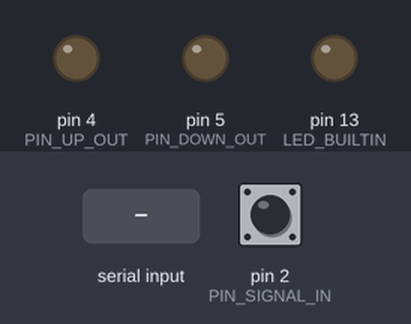
This sketch was run on a simulated Arduino Uno, built with avr-gcc and run on an emulated ATmega328P. On the bench: output pins drawn as LEDs (lit = HIGH). The test bench sets the inputs (shaded band); at power-on: pin 2 (PIN_SIGNAL_IN) LOW. What the sketch prints to the serial monitor is not drawn.

Above: at 1.2 s.
1.3 s: byte 39 (MSG_DOWN_REQUEST) received over Serial
At 2.4 s:
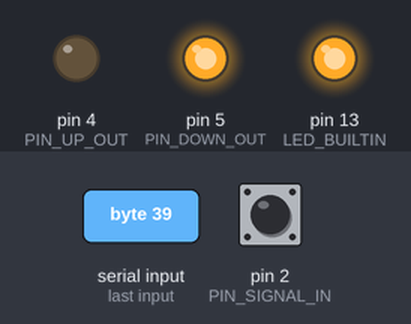
2.8 s: pin 2 (PIN_SIGNAL_IN) driven HIGH
4.5 s: byte 33 (MSG_STATUS_REQUEST) received over Serial
6.0 s: pin 2 (PIN_SIGNAL_IN) driven LOW
7.5 s: pin 2 (PIN_SIGNAL_IN) pulsed HIGH 2 times (0.12 s each, 0.3 s apart)
9.6 s: pin 2 (PIN_SIGNAL_IN) pulsed HIGH 5 times (0.12 s each, 0.3 s apart)
Timing chart, 0 to 12.6 s (numbered marks = the images above; inputs shaded):
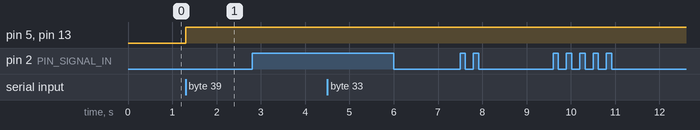

Measured:
- after the input at 1.3 s, pin 5 (PIN_DOWN_OUT), pin 13 (LED_BUILTIN): LOW → HIGH at once
- after the input at 2.8 s, every drawn part: stays the same
- after the input at 4.5 s, every drawn part: stays the same
- after the input at 6.0 s, every drawn part: stays the same
- after the input at 7.5 s, every drawn part: stays the same
- after the input at 9.6 s, every drawn part: stays the same

The sketch:

firmware.ino
```cpp
// pins
#define PIN_SIGNAL_IN 2
#define PIN_UP_OUT 4
#define PIN_DOWN_OUT 5

#define CYCLE_RATE 1000
#define MESSAGE_LENGTH 2

// message marks
#define MSG_START_MARK 0x11
#define MSG_END_MARK 0x12

// message types
#define MSG_STATUS_REQUEST 0x21
#define MSG_STATUS_RESPONSE 0x22
#define MSG_DEBUG_REQUEST 0x23
#define MSG_DEBUG_RESPONSE 0x24
#define MSG_STOP_REQUEST 0x25
#define MSG_DOWN_REQUEST 0x27
#define MSG_UP_REQUEST 0x29

enum Direction {
  none = 0x00,
  down = 0x01,
  up = 0x02
};

unsigned int _serialInput;
unsigned long _lastTime;
Direction _state;

void setup(){
  _state = none;

  Serial.begin(9600);

  pinMode(LED_BUILTIN, OUTPUT);
  pinMode(PIN_UP_OUT, OUTPUT);
  pinMode(PIN_DOWN_OUT, OUTPUT);
  pinMode(PIN_SIGNAL_IN, INPUT);

  attachInterrupt(digitalPinToInterrupt(PIN_SIGNAL_IN), onSignalInChange, CHANGE);
}

bool checkTime(){
  unsigned long currentTime = micros();
  if (currentTime - _lastTime < 1000){
    return false;
  }
  _lastTime = currentTime;
  return true;
}

void onSignalInChange(){
  _lastTime = micros() - (CYCLE_RATE / 2);
}

void sendMessage(byte bytes[]){
  Serial.write(MSG_START_MARK);
  for(int i=0; i<MESSAGE_LENGTH; ++i){
    Serial.write(bytes[i]);
  }
  Serial.write(MSG_END_MARK);
}

void handleMessaging(){
  if (!Serial.available()){
    return;
  }

  _serialInput = Serial.read();

  switch (_serialInput)
  {
    case MSG_STATUS_REQUEST: {
        byte msg[] = {MSG_STATUS_RESPONSE, _state};
        sendMessage(msg);
      }
      break;
    case MSG_STOP_REQUEST:
      _state = none;
      break;
    case MSG_DOWN_REQUEST:
      _state = (_state == none) ? down : none;
      break;
    case MSG_UP_REQUEST:
      _state = (_state == none) ? up : none;
      break;
    case MSG_DEBUG_REQUEST:
      digitalWrite(PIN_SIGNAL_IN, LOW);
      delay(50);
      break;
  }
}

void handleState(){
  switch (_state) {
    case none:
      digitalWrite(LED_BUILTIN, LOW);
      digitalWrite(PIN_UP_OUT, LOW);
      digitalWrite(PIN_DOWN_OUT, LOW);
      break;
    case down:
      digitalWrite(PIN_UP_OUT, LOW);
      digitalWrite(LED_BUILTIN, HIGH);
      digitalWrite(PIN_DOWN_OUT, HIGH);
      break;
    case up:
      digitalWrite(PIN_DOWN_OUT, LOW);
      digitalWrite(LED_BUILTIN, HIGH);
      digitalWrite(PIN_UP_OUT, HIGH);
      break;
  }
}

void handleSignal(){
    unsigned char signalValue = digitalRead(PIN_SIGNAL_IN);

    byte msg[] = {MSG_DEBUG_RESPONSE, signalValue};
    sendMessage(msg);
}

void loop(){

  if (checkTime()){
    handleSignal();
  }

  handleMessaging();
  handleState();
}
```
